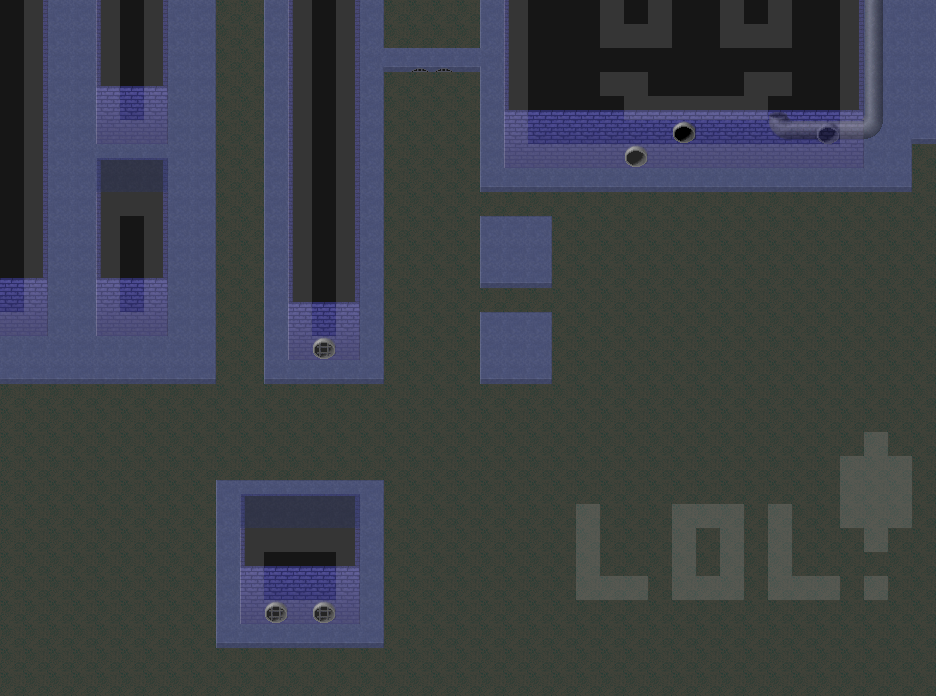

A 2D game scene composited from a Tiled map and its tileset images. What follows is a short description and the map's XML, with each tile layer's data collapsed to a summary:
An orthogonal 39x29 tile map with 24x24 px tiles, 3 tile layers (Bottom, Top, Collision) and 1 object (Player start).

<map version="1.0" orientation="orthogonal" width="39" height="29" tilewidth="24" tileheight="24">
 <tileset firstgid="1" name="sewer_tileset" tilewidth="24" tileheight="24">
  <image source="sewer_tileset.png" trans="ff00ff" width="192" height="217" />
 </tileset>
 <layer name="Bottom" width="39" height="29">
  <data>[1131 cells, 1131 non-empty, 28 distinct tile ids]</data>
 </layer>
 <layer name="Top" width="39" height="29" opacity="0.49">
  <data>[1131 cells, 30 non-empty, 15 distinct tile ids]</data>
 </layer>
 <objectgroup name="Objects" width="39" height="29">
  <object name="Player start" type="Player start" x="504" y="336" width="24" height="24" />
 </objectgroup>
 <layer name="Collision" width="39" height="29" opacity="0.22">
  <data>[1131 cells, 168 non-empty, 1 distinct tile ids]</data>
 </layer>
</map>
